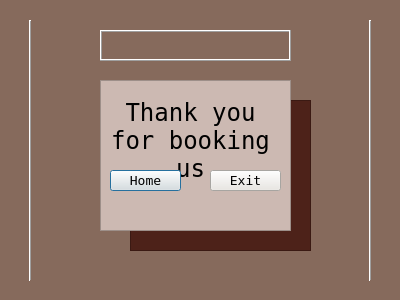
<?xml version="1.0" encoding="UTF-8"?>
<ui version="4.0">
 <class>Dialog</class>
 <widget class="QDialog" name="Dialog">
  <property name="geometry">
   <rect>
    <x>0</x>
    <y>0</y>
    <width>400</width>
    <height>300</height>
   </rect>
  </property>
  <property name="windowTitle">
   <string/>
  </property>
  <widget class="QLabel" name="label">
   <property name="geometry">
    <rect>
     <x>0</x>
     <y>0</y>
     <width>401</width>
     <height>301</height>
    </rect>
   </property>
   <property name="styleSheet">
    <string notr="true">background-color: rgb(134, 106, 92);</string>
   </property>
   <property name="text">
    <string/>
   </property>
  </widget>
  <widget class="QFrame" name="frame">
   <property name="geometry">
    <rect>
     <x>100</x>
     <y>30</y>
     <width>191</width>
     <height>31</height>
    </rect>
   </property>
   <property name="styleSheet">
    <string notr="true">color: rgb(204, 185, 178);</string>
   </property>
   <property name="frameShape">
    <enum>QFrame::Box</enum>
   </property>
   <property name="frameShadow">
    <enum>QFrame::Raised</enum>
   </property>
  </widget>
  <widget class="QFrame" name="frame_2">
   <property name="geometry">
    <rect>
     <x>130</x>
     <y>100</y>
     <width>181</width>
     <height>151</height>
    </rect>
   </property>
   <property name="styleSheet">
    <string notr="true">background-color: rgb(77, 34, 25);</string>
   </property>
   <property name="frameShape">
    <enum>QFrame::StyledPanel</enum>
   </property>
   <property name="frameShadow">
    <enum>QFrame::Raised</enum>
   </property>
  </widget>
  <widget class="QFrame" name="frame_3">
   <property name="geometry">
    <rect>
     <x>100</x>
     <y>80</y>
     <width>191</width>
     <height>151</height>
    </rect>
   </property>
   <property name="styleSheet">
    <string notr="true">background-color: rgb(204, 185, 178);</string>
   </property>
   <property name="frameShape">
    <enum>QFrame::StyledPanel</enum>
   </property>
   <property name="frameShadow">
    <enum>QFrame::Raised</enum>
   </property>
   <widget class="QLabel" name="label_2">
    <property name="geometry">
     <rect>
      <x>10</x>
      <y>20</y>
      <width>161</width>
      <height>81</height>
     </rect>
    </property>
    <property name="font">
     <font>
      <family>NSimSun</family>
      <pointsize>18</pointsize>
     </font>
    </property>
    <property name="text">
     <string>Thank you for booking us</string>
    </property>
    <property name="alignment">
     <set>Qt::AlignCenter</set>
    </property>
    <property name="wordWrap">
     <bool>true</bool>
    </property>
   </widget>
   <widget class="QPushButton" name="pushButton">
    <property name="geometry">
     <rect>
      <x>10</x>
      <y>90</y>
      <width>71</width>
      <height>21</height>
     </rect>
    </property>
    <property name="font">
     <font>
      <family>NSimSun</family>
      <pointsize>10</pointsize>
     </font>
    </property>
    <property name="styleSheet">
     <string notr="true">background-color: rgb(234, 231, 226);</string>
    </property>
    <property name="text">
     <string>Home</string>
    </property>
   </widget>
   <widget class="QPushButton" name="pushButton_2">
    <property name="geometry">
     <rect>
      <x>110</x>
      <y>90</y>
      <width>71</width>
      <height>21</height>
     </rect>
    </property>
    <property name="font">
     <font>
      <family>NSimSun</family>
      <pointsize>10</pointsize>
     </font>
    </property>
    <property name="styleSheet">
     <string notr="true">background-color: rgb(234, 231, 226);</string>
    </property>
    <property name="text">
     <string>Exit</string>
    </property>
   </widget>
  </widget>
  <widget class="QFrame" name="frame_4">
   <property name="geometry">
    <rect>
     <x>10</x>
     <y>10</y>
     <width>381</width>
     <height>281</height>
    </rect>
   </property>
   <property name="frameShape">
    <enum>QFrame::NoFrame</enum>
   </property>
   <property name="frameShadow">
    <enum>QFrame::Raised</enum>
   </property>
   <widget class="QFrame" name="frame_5">
    <property name="geometry">
     <rect>
      <x>10</x>
      <y>10</y>
      <width>21</width>
      <height>261</height>
     </rect>
    </property>
    <property name="frameShape">
     <enum>QFrame::VLine</enum>
    </property>
    <property name="frameShadow">
     <enum>QFrame::Raised</enum>
    </property>
   </widget>
   <widget class="QFrame" name="frame_6">
    <property name="geometry">
     <rect>
      <x>350</x>
      <y>10</y>
      <width>20</width>
      <height>261</height>
     </rect>
    </property>
    <property name="frameShape">
     <enum>QFrame::VLine</enum>
    </property>
    <property name="frameShadow">
     <enum>QFrame::Raised</enum>
    </property>
   </widget>
  </widget>
 </widget>
 <resources/>
 <connections/>
</ui>
